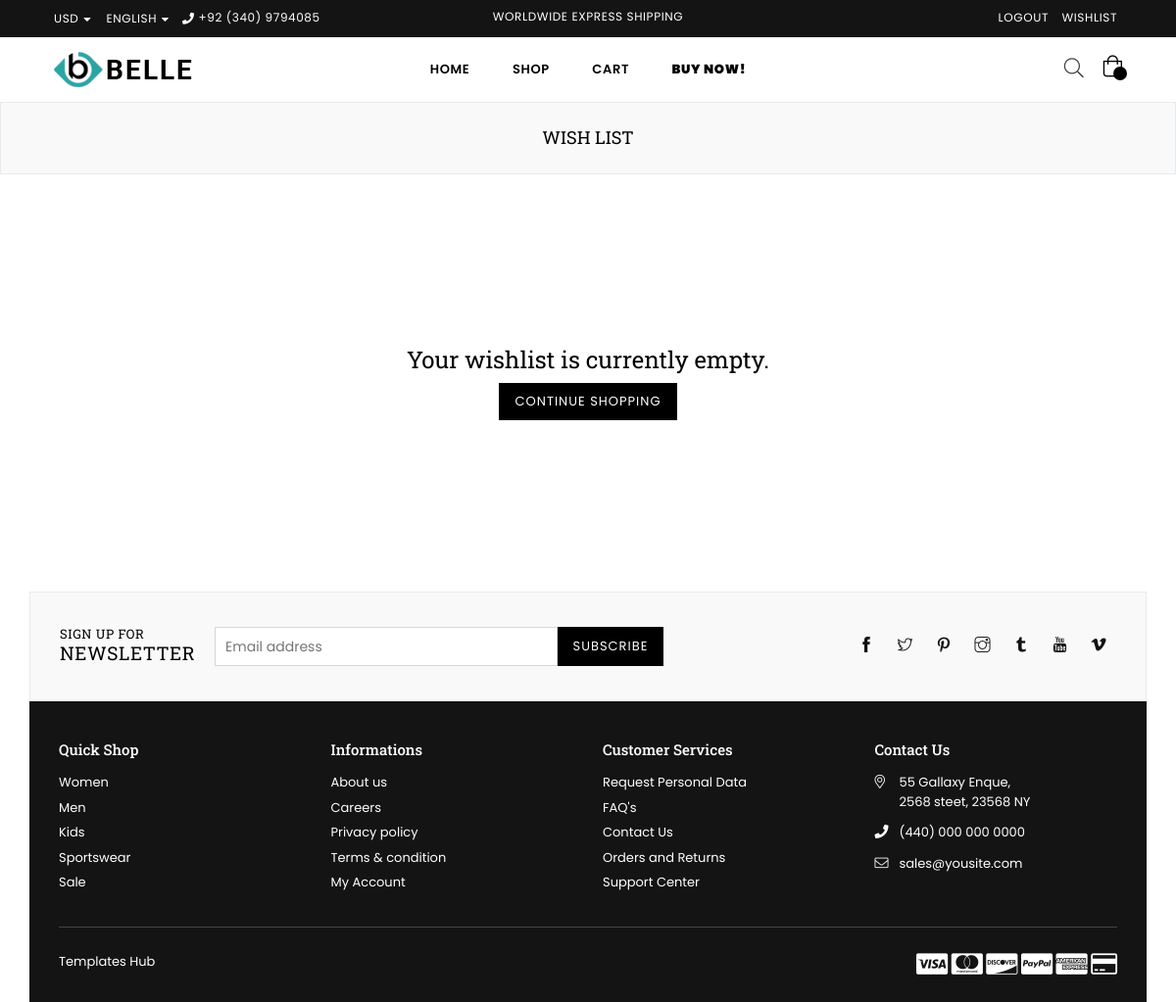
Page /shop/wishlist/ (signed in) on the earlier database version.
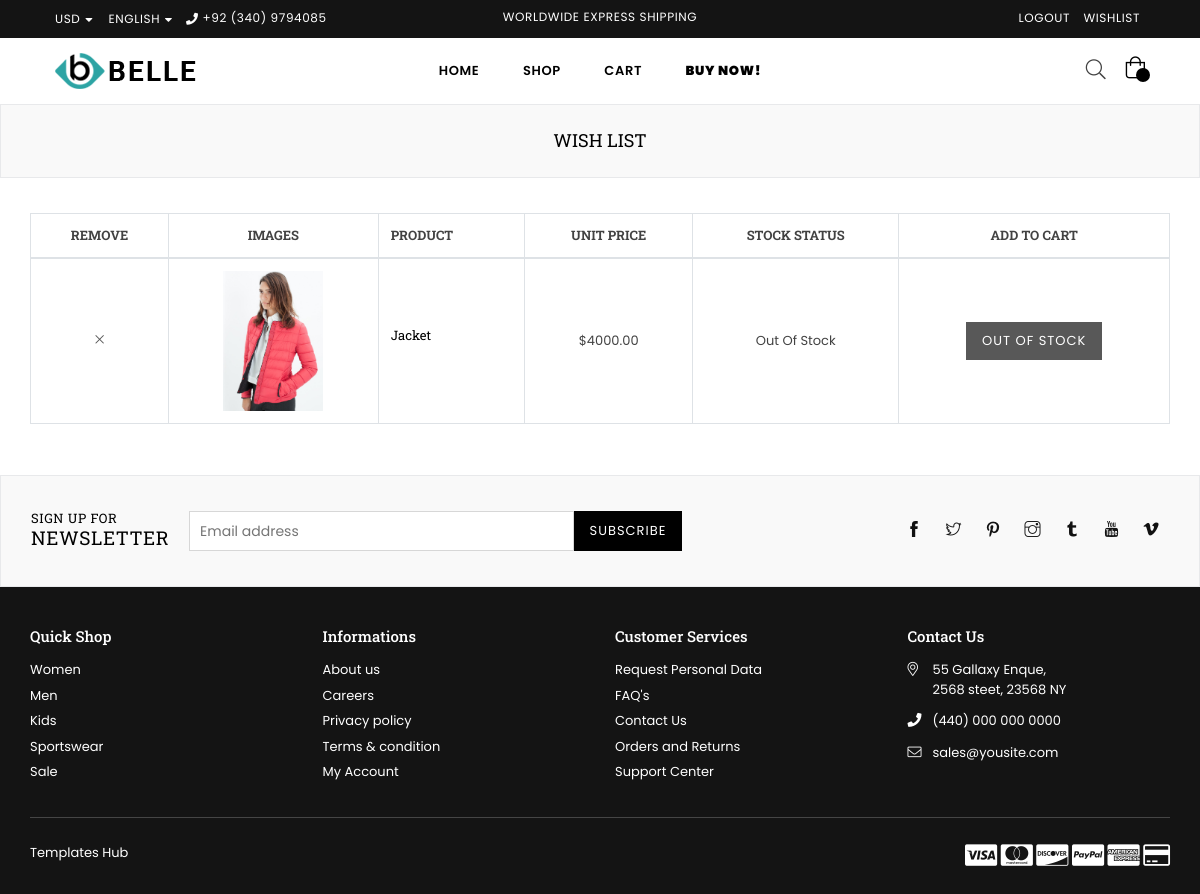
Same page on the later database version.
### app/models.py (models this page shows, shortened)
class Product(models.Model):
    name = models.CharField(max_length=255)
    description = models.TextField()
    price = models.DecimalField(max_digits=10, decimal_places=2)
    slug= models.SlugField(unique=True)
    discounted_price = models.DecimalField(max_digits=10, decimal_places=2, null=True, blank=True)
    SKU = models.CharField(max_length=50, unique=True)
    stock = models.IntegerField()
    rating = models.FloatField()
    reviews_count = models.IntegerField()
    in_stock = models.BooleanField(default=True)
    is_new = models.BooleanField(default=False)
    is_on_sale = models.BooleanField(default=False)
    available_colors = models.ManyToManyField(Color, blank=True)
    available_sizes = models.ManyToManyField(Size, blank=True)
    product_type = models.CharField(max_length=50)
    collection = models.CharField(max_length=100)
    main_image = models.ImageField(upload_to='app/images/product_images/')
    hover_image = models.ImageField(upload_to='app/images/product_images/', blank=True, null=True)
    discount_percentage = models.IntegerField(null=True, blank=True)
    limited_stock_message = models.CharField(max_length=255, null=True, blank=True)
    is_featured= models.BooleanField(default=False)
    brand = models.ForeignKey(Brand, on_delete=models.CASCADE, null=True)
    tags = models.ManyToManyField(Tag, blank=True)
    wished_by = models.ManyToManyField(User, related_name='wishlisted_products', blank=True)

### app/views.py (the view)
# urls.py: path('wishlist/', views.wishlist_view, name='wishlist'),
@login_required
def wishlist_view(request):
    user = request.user
    wishlist_products = user.wishlisted_products.all()
    context = {
        'wishlist_products': wishlist_products,
    }
    return render(request, 'app/wishlist.html', context)

### app/context_processors.py (called while the page is built)
def cart_context(request):
    if request.user.is_authenticated:
        cart = Cart.objects.filter(user=request.user).first()
        if cart:
            cart_items = cart.cartitem_set.all()
            subtotal = sum(item.total_price for item in cart_items)
            total_items = sum(item.quantity for item in cart_items)
        else:
            cart_items = []
            subtotal = 0
            total_items = 0
        return {
            'cart_items': cart_items,
            'cart_subtotal': subtotal,
            'cart_total_items': total_items,
        }
    return {
        'cart_items': [],
        'cart_subtotal': 0,
        'cart_total_items': 0,
    }

### app/models.py (called while the page is built)
    @property
    def total_price(self):
        return self.product.price * self.quantity

### app/templates/app/wishlist.html (shortened to what this page needs)
{% extends 'base.html' %} {% load static %} {% block content %}
  <div id="page-content">
    <div class="page section-header text-center">
      <div class="page-title">
        <div class="wrapper">
          <h1 class="page-width">Wish List</h1>
        </div>
      </div>
    </div>
    <div class="container">
      {% if wishlist_products %}
      <div class="row">
        <div class="col-12 main-col">
          <div class="wishlist-table table-content table-responsive">
            <table class="table table-bordered">
              <thead>
                <tr>
                  <th class="product-name text-center alt-font">Remove</th>
                  <th class="product-price text-center alt-font">Images</th>
                  <th class="product-name alt-font">Product</th>
                  <th class="product-price text-center alt-font">Unit Price</th>
                  <th class="stock-status text-center alt-font">
                    Stock Status
                  </th>
                  <th class="product-subtotal text-center alt-font">
                    Add to Cart
                  </th>
                </tr>
              </thead>
              <tbody>
                {% for product in wishlist_products %}
                <tr>
                  <td class="product-remove text-center" valign="middle">
                    <a href="{% url 'remove_from_wishlist' product.slug %}">
                      <i class="icon anm anm-times-l"></i>
                    </a>
                  </td>
                  <td class="product-thumbnail text-center">
                    <a href="{% url 'product' product.slug %}">
                      <img
                        src="{{ product.main_image.url }}"
                        alt="{{ product.name }}"
                        title="{{ product.name }}"
                      />
                    </a>
                  </td>
                  <td class="product-name">
                    <h4 class="no-margin">
                      <a href="{% url 'product' product.slug %}">
                        {{ product.name }}
                      </a>
                    </h4>
                  </td>
                  <td class="product-price text-center">
                    <span class="amount">${{ product.price }}</span>
                  </td>
                  <td class="stock text-center">
                    {% if product.in_stock %}
                    <span class="in-stock">In Stock</span>
                    {% else %}
                    <span class="out-stock">Out Of Stock</span>
                    {% endif %}
                  </td>
                  <td class="product-subtotal text-center">
                    {% if product.in_stock %}
                    <form method="POST" action="{% url 'add_to_cart' product.slug %}">
                      {% csrf_token %}
                      <input type="hidden" name="quantity" value="1" />
                      <button type="submit" class="btn btn-small" value="add_to_cart">
                        Add To Cart
                      </button>
                    </form>
                    {% else %}
                    <button type="button" class="btn btn-small" disabled>
                      Out Of Stock
                    </button>
                    {% endif %}
                  </td>
                </tr>
                {% endfor %}
              </tbody>
            </table>
          </div>
        </div>
      </div>
      {% else %}
      <div class="row">
        <div class="col-12 col-sm-12 col-md-12 col-lg-12">
          <div class="empty-page-content text-center">
            <h1>Your wishlist is currently empty.</h1>
            <p>
              <a href="{% url 'shop' %}" class="btn btn--has-icon-after"
                >Continue shopping
              </a>
            </p>
          </div>
        </div>
        {% endif %}
      </div>
      {% endblock content %}

Differences in the rows shown:
now on this page (row edited): Product: main_image (picture), name "Jacket", price "4000.00", in_stock "Out Of Stock"
Other differences:
text no longer shown: "Your wishlist is currently empty. CONTINUE SHOPPING"
text now shown: "REMOVE IMAGES PRODUCT UNIT PRICE STOCK STATUS ADD TO CART"
